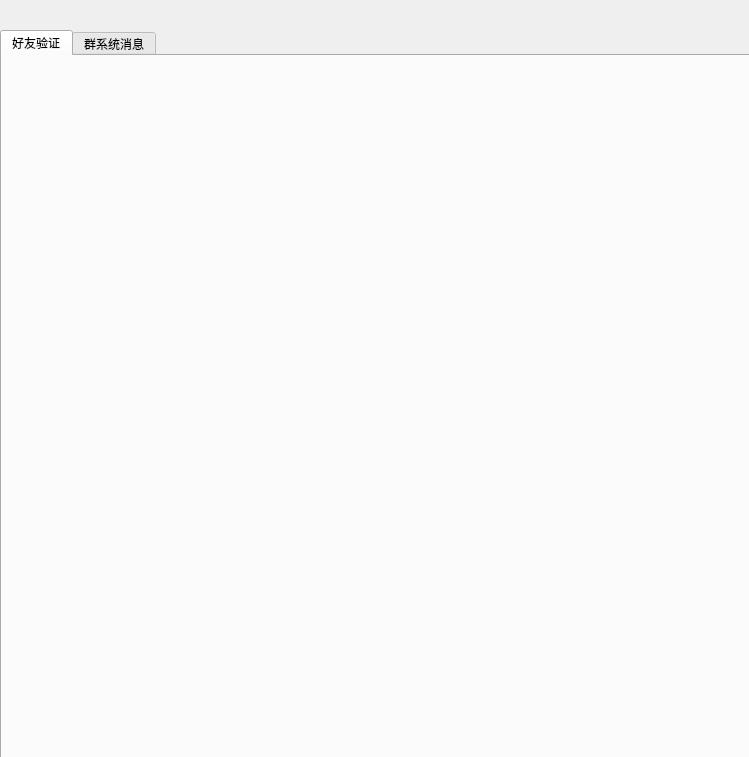
<?xml version="1.0" encoding="UTF-8"?>
<ui version="4.0">
 <class>SystemMessage</class>
 <widget class="QWidget" name="SystemMessage">
  <property name="geometry">
   <rect>
    <x>0</x>
    <y>0</y>
    <width>749</width>
    <height>757</height>
   </rect>
  </property>
  <property name="windowTitle">
   <string>Form</string>
  </property>
  <widget class="QTabWidget" name="tabWidget">
   <property name="geometry">
    <rect>
     <x>0</x>
     <y>30</y>
     <width>750</width>
     <height>730</height>
    </rect>
   </property>
   <property name="currentIndex">
    <number>0</number>
   </property>
   <widget class="QWidget" name="tab_friend">
    <attribute name="title">
     <string>好友验证</string>
    </attribute>
   </widget>
   <widget class="QWidget" name="tab_group">
    <attribute name="title">
     <string>群系统消息</string>
    </attribute>
   </widget>
  </widget>
 </widget>
 <resources/>
 <connections/>
</ui>
